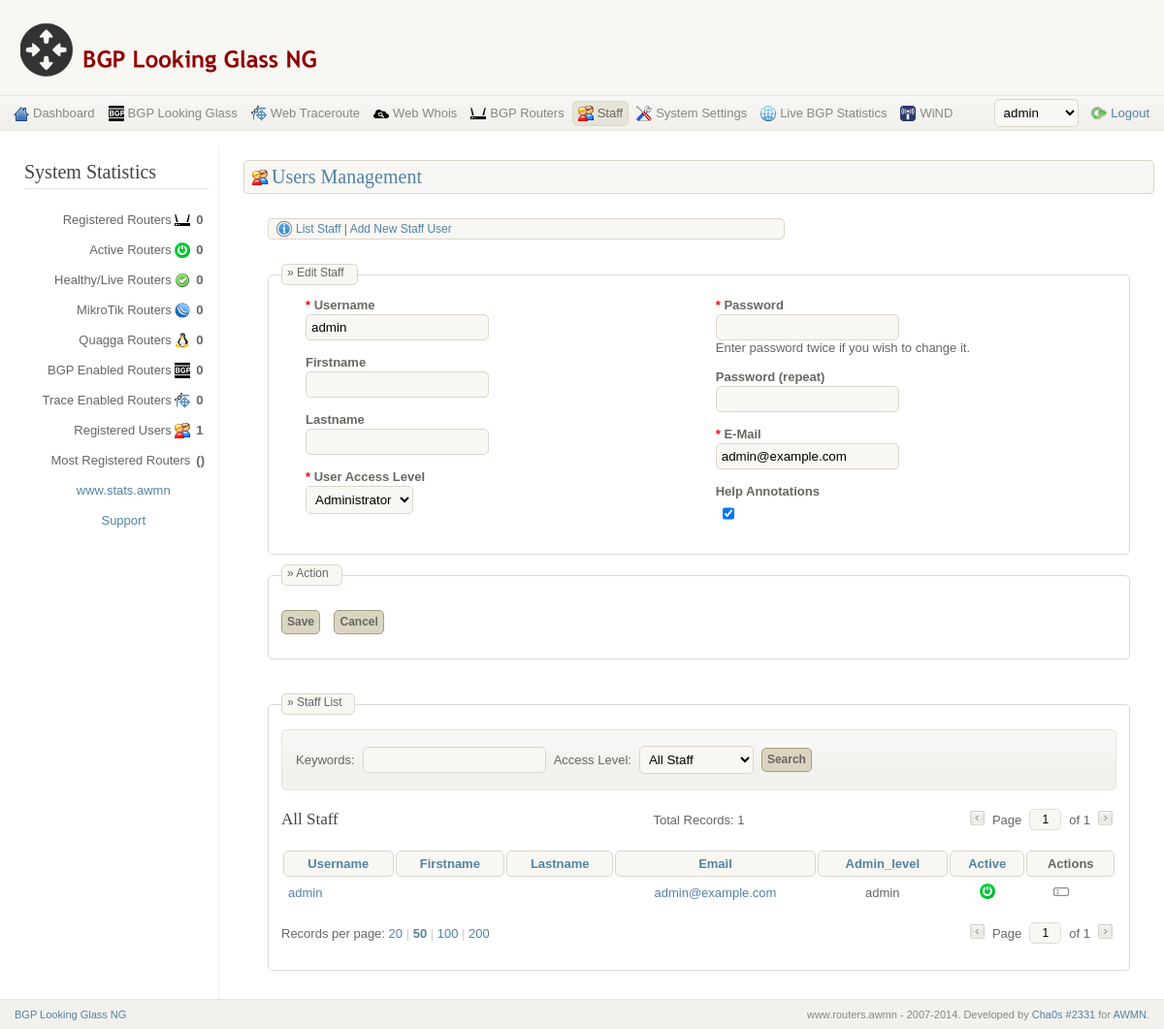
Screenshot of /index.php?section=staff&action=edit&id=1 (signed in) with the database file from the repository.
### tables this page shows
CREATE TABLE IF NOT EXISTS `staff` (
  `id` int(11) NOT NULL AUTO_INCREMENT,
  `Username` varchar(50) DEFAULT NULL,
  `Password` varchar(255) DEFAULT NULL,
  `Email` varchar(255) DEFAULT NULL,
  `Firstname` varchar(255) DEFAULT NULL,
  `Lastname` varchar(255) DEFAULT NULL,
  `Admin_level` enum('admin','user') DEFAULT 'admin',
  `Help` enum('0','1') DEFAULT '1',
  `Active` enum('0','1') DEFAULT '0',
  PRIMARY KEY (`id`),
  UNIQUE KEY `username` (`Username`),
  KEY `active` (`Active`),
  KEY `admin_level` (`Admin_level`)
);

### staff.php (the view, shortened to what this page needs)
<?php
$mysql_table = 'staff';
$sorting_array = array("id", "Username", "Lastname", "Firstname", "Email", "Admin_level", "Active");
$action_title = "All Staff";
    $search_vars = "";
    $q = mysql_real_escape_string($_GET['q'], $db);
    $search_query = "WHERE ($mysql_table.Username LIKE '%$q%' OR $mysql_table.Firstname LIKE '%$q%' OR $mysql_table.Lastname LIKE '%$q%' OR $mysql_table.Email LIKE '%$q%')";
    $admin_level = $_GET['admin_level'];
    if (in_array($admin_level, array('admin', 'user'))) {
        if ($q) {
            $action_title = "Search: " . $q . " (" . $admin_level . ")";
        } else {
            $action_title = "Access Level: " . $admin_level;
        }
        $search_vars .= "&admin_level=$admin_level";
        $search_query .= " AND $mysql_table.Admin_level = '$admin_level'";
    } else {
        $admin_level = NULL;
    }
    if (isset($_GET['sort'])){
        if (in_array($_GET['sort'], $sorting_array)) {
            if ($_GET['by'] !== "desc" && $_GET['by'] !== "asc") {
                $_GET['by'] = "desc";
            }
            $order = "ORDER BY `". addslashes($_GET['sort']) ."` ". addslashes($_GET['by']) . " ";
        }
    } else {
        $order = "ORDER BY `id` ASC ";
    }
    $sort_vars = "&sort=".$_GET['sort']."&by=".$_GET['by'];
    $count = mysql_query("SELECT id FROM $mysql_table $search_query",$db);
    $items_number  = mysql_num_rows($count);
    if (isset($_SESSION['items_per_page']) && is_numeric($_SESSION['items_per_page'])){
        $num = $_SESSION['items_per_page'];
    } else {
        $num = $CONF['ADMIN_ITEMS_PER_PAGE'];
    }
    $e = $num;
    if (!$_GET['pageno']){
        $pageno = 0;
    }else{
        $pageno = $_GET['pageno'];
    }
    $SELECT_RESULTS  = mysql_query("SELECT `".$mysql_table."`.* FROM `".$mysql_table."` ".$search_query." ".$order." LIMIT ".$pageno.", ".$e ,$db);
if ( $_GET['action'] == "edit" && $_GET['id'] ) {
    $SELECT = mysql_query("SELECT * FROM `".$mysql_table."` WHERE `id`='".addslashes($_GET['id'])."'",$db);
    $RESULT = mysql_fetch_array($SELECT);
}
?>
                <div id="main_content">
                <div class="mainsubtitle_bg">
                    <div class="mainsubtitle"><a href="javascript: void(0)" id="button2">List Staff</a> | <?if ($_GET['action'] == 'edit'){?><a href="index.php?section=<?=$SECTION;?>&action=add">Add New Staff User</a><?}else{?><a href="javascript: void(0)" id="button">Add New Staff User</a><?}?></div>
                </div>
                <br />
                    <div id="toggler">
                        <form id="form" method="post" action="index.php?section=<?=$SECTION;?>&action=<?if ($_GET['action'] == 'edit'){ echo 'edit&id='.$_GET['id'];}else{ echo 'add'; } ?>">
                            <fieldset>
                                <legend>&raquo; <?if ($_GET['action'] == 'edit'){?>Edit Staff<?}else{?>New Staff<?}?></legend>
                                     <div class="columns">
                                        <div class="colx2-left">
                                            <p>
                                                <label for="Username" class="required">Username</label>
                                                <input type="text" name="Username" id="Username" title="Enter the Username" value="<? if ($_GET['action'] == "edit"){ echo stripslashes($RESULT['Username']);}elseif($_POST['Username']){ echo $_POST['Username']; } ?>">
                                            </p>
                                            <p>
                                                <label for="username">Firstname</label>
                                                <input type="text" name="Firstname" id="Firstname" title="Enter the Firstname" value="<? if ($_GET['action'] == "edit"){ echo stripslashes($RESULT['Firstname']);}elseif($_POST['Firstname']){ echo $_POST['Firstname']; } ?>">
                                            </p>
                                            <p>
                                                <label for="Lastname">Lastname</label>
                                                <input type="text" name="Lastname" id="Lastname" title="Enter the Lastname" value="<? if ($_GET['action'] == "edit"){ echo stripslashes($RESULT['Lastname']);}elseif($_POST['Lastname']){ echo $_POST['Lastname']; } ?>">
                                            </p>
                                            <p>
                                                <label for="Admin_level" class="required">User Access Level</label>
                                                <select name="Admin_level" id="Admin_level" title="Select user level access" >
                                                    <option value="admin"   <? if ($_POST['Admin_level'] == 'admin'){ echo "selected=\"selected\""; }elseif ($_GET['action'] == "edit" && $RESULT['Admin_level'] == 'admin')   { echo "selected=\"selected\""; }?> >Administrator</option>
                                                </select>
                                            </p>
                                        </div>
                                        <div class="colx2-right">
                                            <p>
                                                <label for="Password" class="required">Password</label>
                                                <input type="text" name="Password" id="Password" title="Enter the Password" > <? if ($_GET['action'] == "edit") { ?>
                                                <br />Enter password twice if you wish to change it.</strong><? } ?>
                                            </p>
                                            <p>
                                                <label for="username">Password (repeat)</label>
                                                <input type="text" name="Password2" id="Password2" title="Re-enter the Password for validation">
                                            </p>
                                            <p>
                                                <label for="Email" class="required">E-Mail</label>
                                                <input type="text" name="Email" id="Email" title="Enter the Email" value="<? if ($_GET['action'] == "edit"){ echo stripslashes($RESULT['Email']);}elseif($_POST['Email']){ echo $_POST['Email']; } ?>">
                                            </p>
                                            <p>
                                                <label for="Help">Help Annotations</label>
                                                <input type="checkbox" name="Help" id="Help" style="width:12px; margin:7px;" title="Check to enable Help Annotations" value="1"<? if ($_GET['action'] == 'edit' && $RESULT['Help'] == '1'){ echo " checked=\"checked\""; }elseif($_POST['Help'] =='1') echo " checked=\"checked\"";?> />
                                            </p>
                                        </div>
                                     </div>
                           </fieldset>
                           <fieldset>
                                <legend>&raquo; Action</legend>
                                <button type="submit"  >Save</button>&nbsp; &nbsp;
                                <button type="reset"  id="button">Cancel</button>
                           </fieldset>
                        </form>
                        <br />
                    </div>
                    <div id="toggler2">
                      <fieldset>
                          <legend>&raquo; Staff List</legend>
                      <form name="search_form" action="index.php?section=<?=$SECTION;?>" method="get" class="search_form">
                        <table border="0" cellspacing="0" cellpadding="4">
                            <tr>
                                <td>Keywords:</td>
                                <td><input type="text" name="q" id="search_field_q" class="input_field" value="<?=$q?>" /></td>
                    			<td>Access Level:</td>
                                <td>
                                    <select name="admin_level" class="select_box">
                                        <option value="">All Staff</option>
                                    </select>
                                </td>
                                <td><button type="submit"  >Search</button></td>
                            </tr>
                        </table>
                      </form>
                      <table width="100%" border="0" cellspacing="0" cellpadding="0" style="margin-bottom:15px; margin-top: 15px;">
                        <tr>
                            <td width="36%" height="30">
                                <h3 style="margin:0"><?=$action_title;?> <? if ($q || $admin_level) { ?><span style="font-size:12px"> (<a href="index.php?section=<?=$SECTION;?>">x</a>)</span><? } ?></h3>
                            </td>
                            <td width="28%" align="center">
                                <? if ($items_number) { ?>
                                    Total Records: <span id="total_records"><?=$items_number?></span>
                                <? } ?>
                            </td>
                            <td width="36%"><? if ($items_number) { include "includes/paging.php"; } ?></td>
                        </tr>
                      </table>
                      <table width="100%" border="0" cellspacing="2" cellpadding="5">
                      <tr>
                        <th><?=create_sort_link("Username","Username");?></th>
                        <th><?=create_sort_link("Firstname", "Firstname");?></th>
                        <th><?=create_sort_link("Lastname", "Lastname");?></th>
                        <th><?=create_sort_link("Email", "Email");?></th>
                        <th><?=create_sort_link("Admin_level", "Admin_level");?></th>
                        <th><?=create_sort_link("active", "Active");?></th>
                        <th>Actions</th>
                      </tr>
                      <?
                      while($LISTING = mysql_fetch_array($SELECT_RESULTS)){
                      ?>
                      <tr onmouseover="this.className='on' " onmouseout="this.className='off' " id="tr-<?=$LISTING['id'];?>">
                        <td nowrap><a href="index.php?section=<?=$SECTION;?>&action=edit&id=<?=$LISTING['id'];?>" title="Edit user" class="<?if (staff_help()){?>tip_south<?}?>"><?=$LISTING['Username'];?></a></td>
                        <td nowrap><?=$LISTING['Firstname'];?></td>
                        <td nowrap><?=$LISTING['Lastname'];?></td>
                        <td align="center"><a href="mailto:<?=$LISTING['Email'];?>" <?if (staff_help()){?>class="tip_south"<?}?> title="Send Email to user"><?=$LISTING['Email'];?></a></td>
                        <td align="center" ><?=$LISTING['Admin_level'];?></td>
                        <td align="center" >
                            <a href="javascript:void(0)" style="margin:0 auto" class="<?if (staff_help()){?>tip_south<?}?> toggle_active <? if ($LISTING['Active'] == '1') { ?>activated<? } else { ?>deactivated<? } ?>" rel="<?=$LISTING['id']?>" title="Enable/Disable"><span>Enable/Disable</span></a>
                        </td>
                        <td align="center" nowrap="nowrap">
                            <a href="index.php?section=<?=$SECTION;?>&amp;action=edit&amp;id=<?=$LISTING['id'];?><?=$sort_vars;?><?=$search_vars;?>" title="Edit" class="<?if (staff_help()){?>tip_south<?}?> edit"><span>Edit</span></a>
                            <a href="javascript:void(0)" rel="tr-<?=$LISTING['id']?>" title="Delete" class="<?if (staff_help()){?>tip_south<?}?> delete"><span>Delete</span></a>
                        </td>
                      </tr>
                      <?}?>
                    </table>
                    <table width="100%" border="0" cellspacing="0" cellpadding="0" style="margin:10px 0">
                        <tr>
                            <td width="36%" height="30">
                            <? include "includes/items_per_page.php"; ?>
                            </td>
                            <td width="28%">&nbsp;</td>
                            <td width="36%">
                                <? if ($items_number) { include "includes/paging.php"; } ?>
                            </td>
                        </tr>
                    </table>
                    </fieldset>
                    </div>
                </div>

### rows the page displays
staff: Username "admin", Admin_level "Administrator", Email "admin@example.com", Help "☑", Admin_level "admin"

### other values shown
mysql_num_rows(mysql_query("SELECT 1 FROM `routers` WHERE 1")) "0"
mysql_num_rows(mysql_query("SELECT 1 FROM `staff` WHERE 1")) "1"
$CONF['SIDEBAR_LIVE_STATS_URL'] "www.stats.awmn"
$CONF['SIDEBAR_SUPPORT_URL'] "Support"
$maintitle_title "Users Management"
$action_title "All Staff"
$items_number "1"
$total_pages "1 1"
$title "Username Firstname Lastname Email Admin_level Active"
$CONF['FOOTER_TEXT'] "www.routers.awmn - 2007-2014. Developed by Cha0s #2331 for AWMN ."
form field switch_user "admin"
